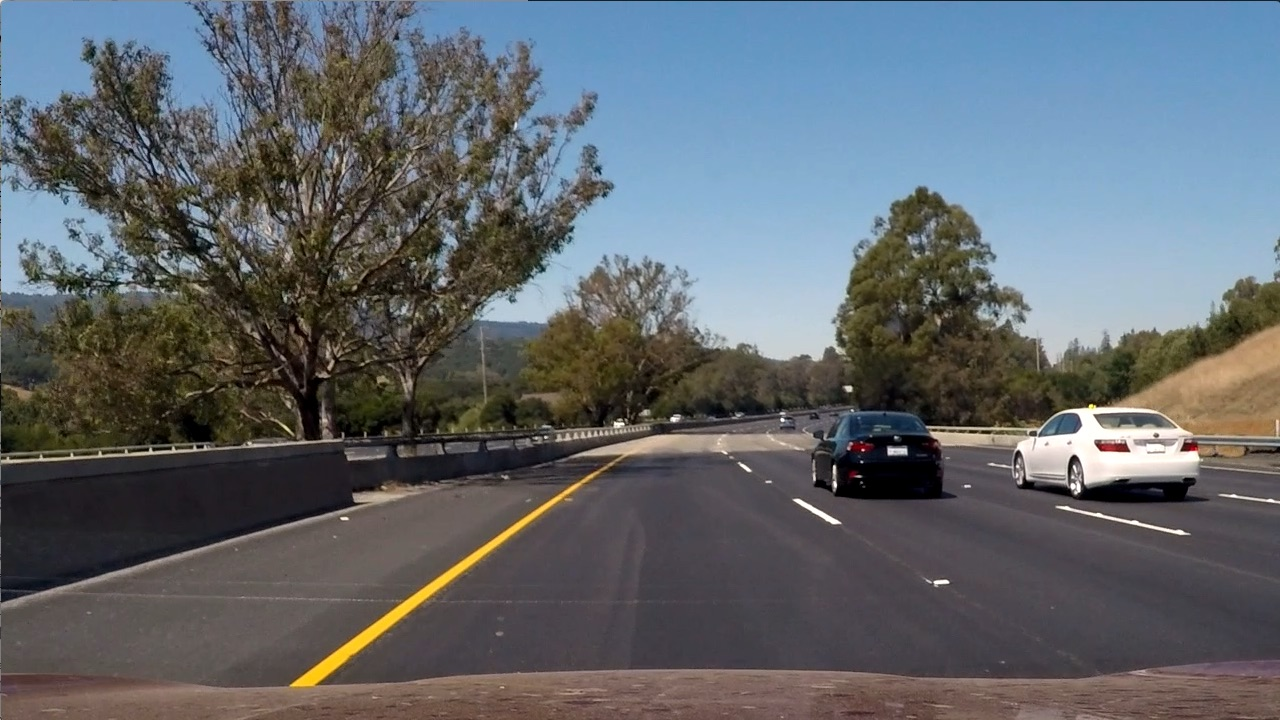
#> input picture ComputerVision_DeepLearning_SensorFusion/gradients-colorspace/test6.jpg, 1280 x 720 px
$ jupyter execute HLSColorThresholds.ipynb
#> lines starting #> are read from the running program, lines starting #| are printed output that depends on the picture; after the words box and inside, x2 and y2 are one past the last pixel; in counts of white or black regions, pixels touching at a corner belong together
[cell 1]
import numpy as np
import cv2
import matplotlib.pyplot as plt
import matplotlib.image as mpimg

[cell 2]
# color thresholding in grayscale

image = mpimg.imread('test6.jpg')
#> image is the input picture: shape (720, 1280, 3); mean R, G, B 97, 102.6, 107.9
thresh = (180,255)
gray = cv2.cvtColor(image, cv2.COLOR_RGB2GRAY)
binary = np.zeros_like(gray)
binary[(gray > thresh[0]) & (gray <= thresh[1])] = 1

fig, (ax1,ax2) = plt.subplots(1,2, figsize=(24,9))
fig.tight_layout()
ax1.imshow(gray, cmap='gray')
ax2.imshow(binary, cmap='gray')

[cell 3]
# thresholding individual RGB color channels

for i in range(3):
    color = 'Red' if i == 0 else 'Green' if i == 1 else 'Blue'

    color_channel = image[:,:,i]
    color_thresh = (200,255)
    binary_color = np.zeros_like(color_channel)
    binary_color[(color_channel > color_thresh[0]) & (color_channel <= color_thresh[1])] = 1
    fig, (ax1,ax2) = plt.subplots(1,2, figsize=(12,9))
    fig.tight_layout()
    ax1.set_title(color + ' Channel')
    ax1.imshow(color_channel, cmap='gray')
    ax2.set_title(color + ' Threshold')
    ax2.imshow(binary_color, cmap='gray')
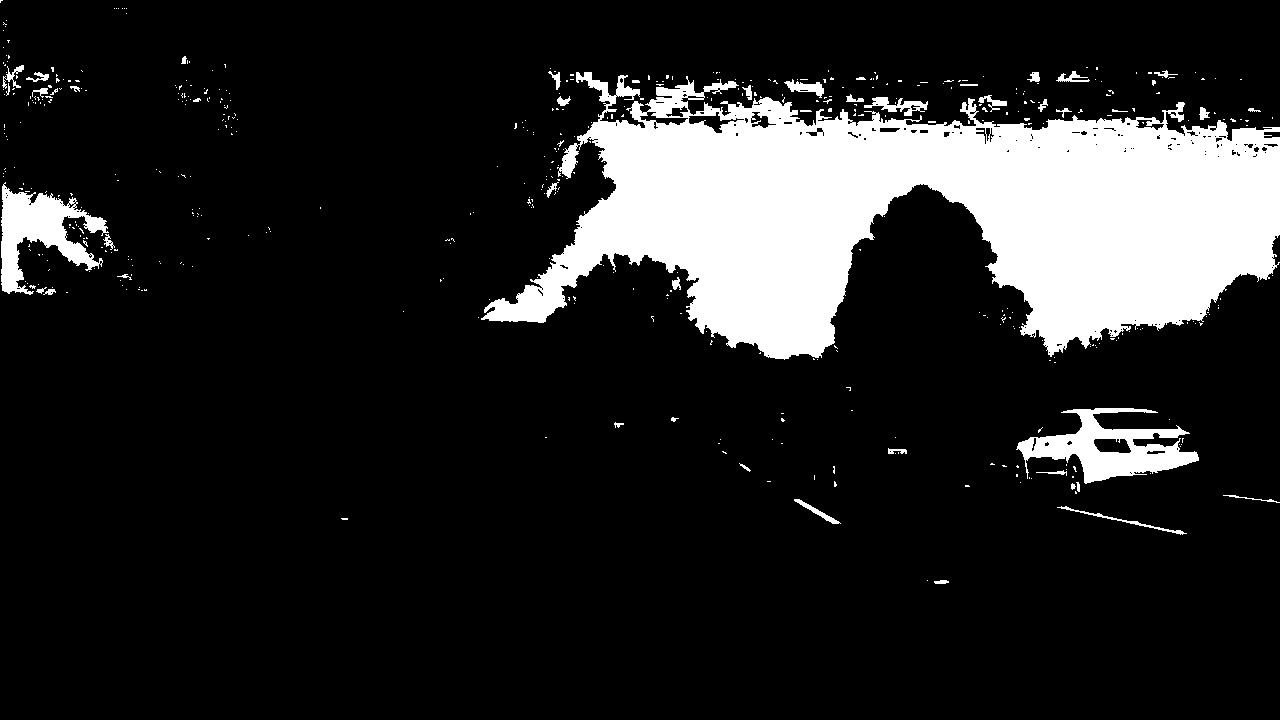
#> binary_color: shape (720, 1280); values 0 (black) and 1 (white), 15.1% white; 497 white regions (450 under 20 px), largest, box (x1, y1, x2, y2) and area: (481, 72, 1280, 360) 122759, (1016, 408, 1199, 484) 5932, (1, 182, 109, 295) 5099

[cell 4]
# thresholding HLS channels
hls = cv2.cvtColor(image, cv2.COLOR_RGB2HLS)
#> hls: shape (720, 1280, 3); mean of channels 0, 1, 2 76.7, 102.2, 57.5

for i in range(3):
    color = 'Hue' if i == 0 else 'Lightness' if i == 1 else 'Saturation'

    channel = hls[:,:,i]
    thresh = (90,255) if i == 2 else (15,100) if i == 0 else (150,255)
    binary = np.zeros_like(channel)
    binary[(channel > thresh[0]) & (channel <= thresh[1])] = 1
    fig, (ax1,ax2) = plt.subplots(1,2, figsize=(12,9))
    fig.tight_layout()
    ax1.set_title(color + ' Channel')
    ax1.imshow(channel, cmap='gray')
    ax2.set_title(color + ' Threshold')
    ax2.imshow(binary, cmap='gray')
#> binary: shape (720, 1280); values 0 (black) and 1 (white), 29.6% white; 1863 white regions (1622 under 20 px), largest, box (x1, y1, x2, y2) and area: (420, 0, 1280, 303) 187403, (9, 260, 370, 452) 15586, (2, 2, 230, 128) 14787

[cell 5]
image = mpimg.imread('test4.jpg')
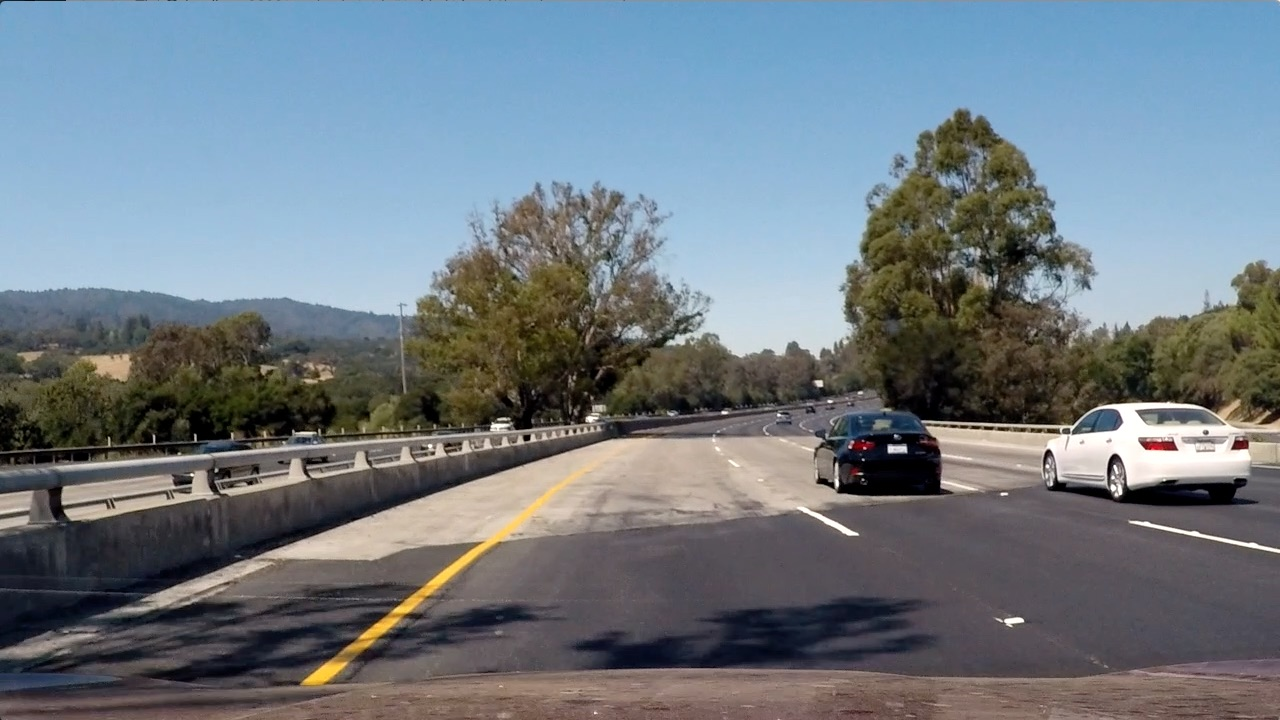
#> input picture ComputerVision_DeepLearning_SensorFusion/gradients-colorspace/test4.jpg, 1280 x 720 px
#> image is the input picture: shape (720, 1280, 3); mean R, G, B 112.2, 122.7, 130.9
plt.imshow(image)

[cell 6]
# thresholding HLS channels + grayscale + R from RGB
thresh = (180,255)
gray = cv2.cvtColor(image, cv2.COLOR_RGB2GRAY)
binary = np.zeros_like(gray)
binary[(gray > thresh[0]) & (gray <= thresh[1])] = 1

fig, (ax1,ax2) = plt.subplots(1,2, figsize=(12,9))
fig.tight_layout()
ax1.set_title('Gray' + ' Channel')
ax1.imshow(gray, cmap='gray')
ax1.set_title('Gray' + ' Binary')
ax2.imshow(binary, cmap='gray')

red = image[:,:,0]
thresh = (200,255)
binary = np.zeros_like(red)
binary[(red > thresh[0]) & (red <= thresh[1])] = 1

fig, (ax1,ax2) = plt.subplots(1,2, figsize=(12,9))
fig.tight_layout()
ax1.set_title('Red' + ' Channel')
ax1.imshow(red, cmap='gray')
ax1.set_title('Red' + ' Binary')
ax2.imshow(binary, cmap='gray')

hls = cv2.cvtColor(image, cv2.COLOR_RGB2HLS)
#> hls: shape (720, 1280, 3); mean of channels 0, 1, 2 80.5, 121.4, 71.8

for i in range(3):
    color = 'Hue' if i == 0 else 'Lightness' if i == 1 else 'Saturation'

    channel = hls[:,:,i]
    thresh = (90,255) if i == 2 else (15,100) if i == 0 else (150,255)
    binary = np.zeros_like(channel)
    binary[(channel > thresh[0]) & (channel <= thresh[1])] = 1
    fig, (ax1,ax2) = plt.subplots(1,2, figsize=(12,9))
    fig.tight_layout()
    ax1.set_title(color + ' Channel')
    ax1.imshow(channel, cmap='gray')
    ax2.set_title(color + ' Threshold')
    ax2.imshow(binary, cmap='gray')
#> this loop made 3 passes
#> pass 1, `channel = hls[:,:,i]`:
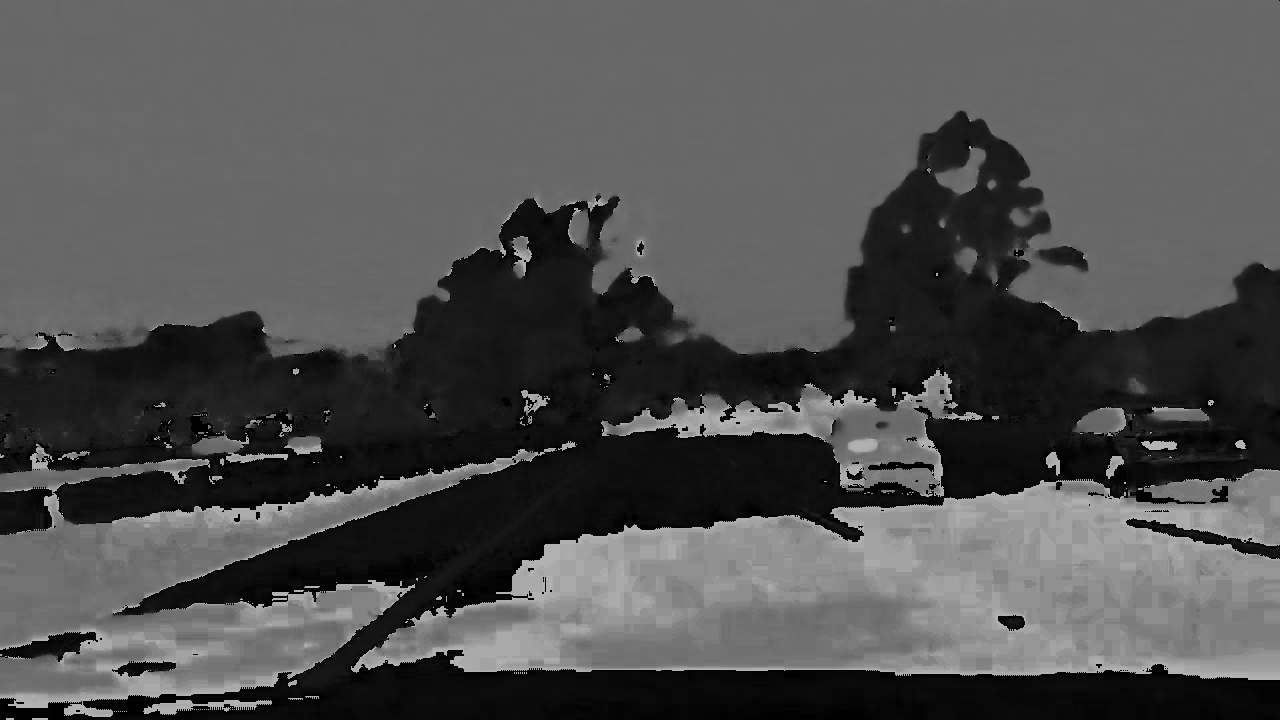
#> channel: shape (720, 1280); min 0, max 180, mean 80.5
#> after the loop:
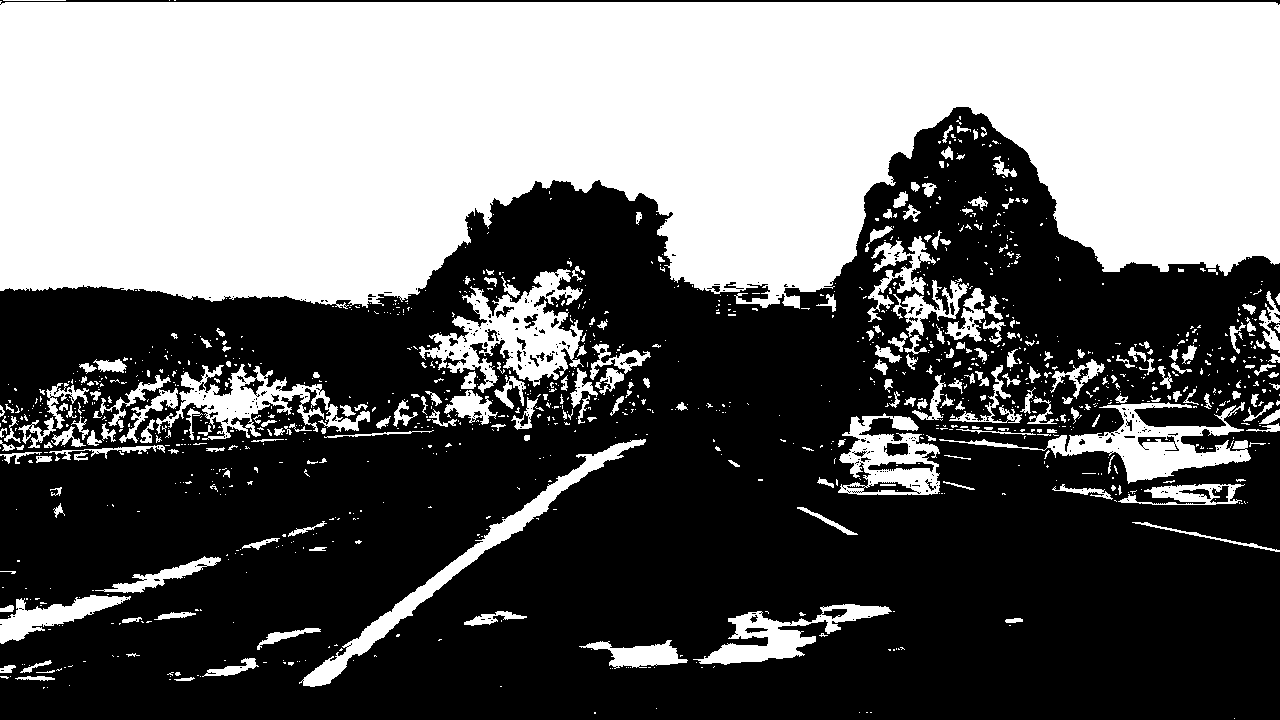
#> binary: shape (720, 1280); values 0 (black) and 1 (white), 42.1% white; 1215 white regions (963 under 20 px), largest, box (x1, y1, x2, y2) and area: (0, 1, 1280, 309) 315563, (419, 269, 584, 393) 8217, (939, 402, 1251, 484) 6713
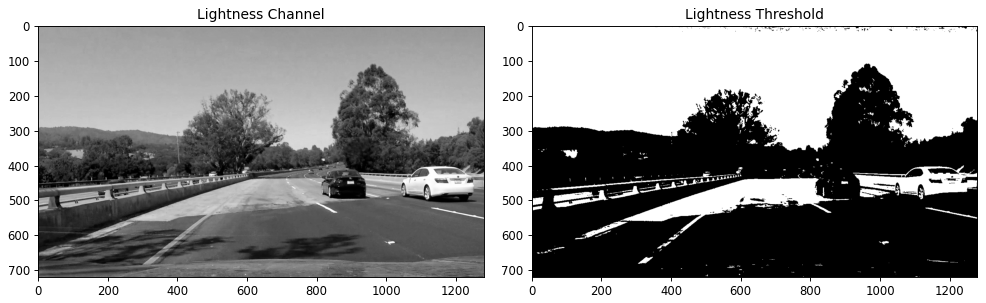
#> figure drawn by matplotlib, 2 panels
